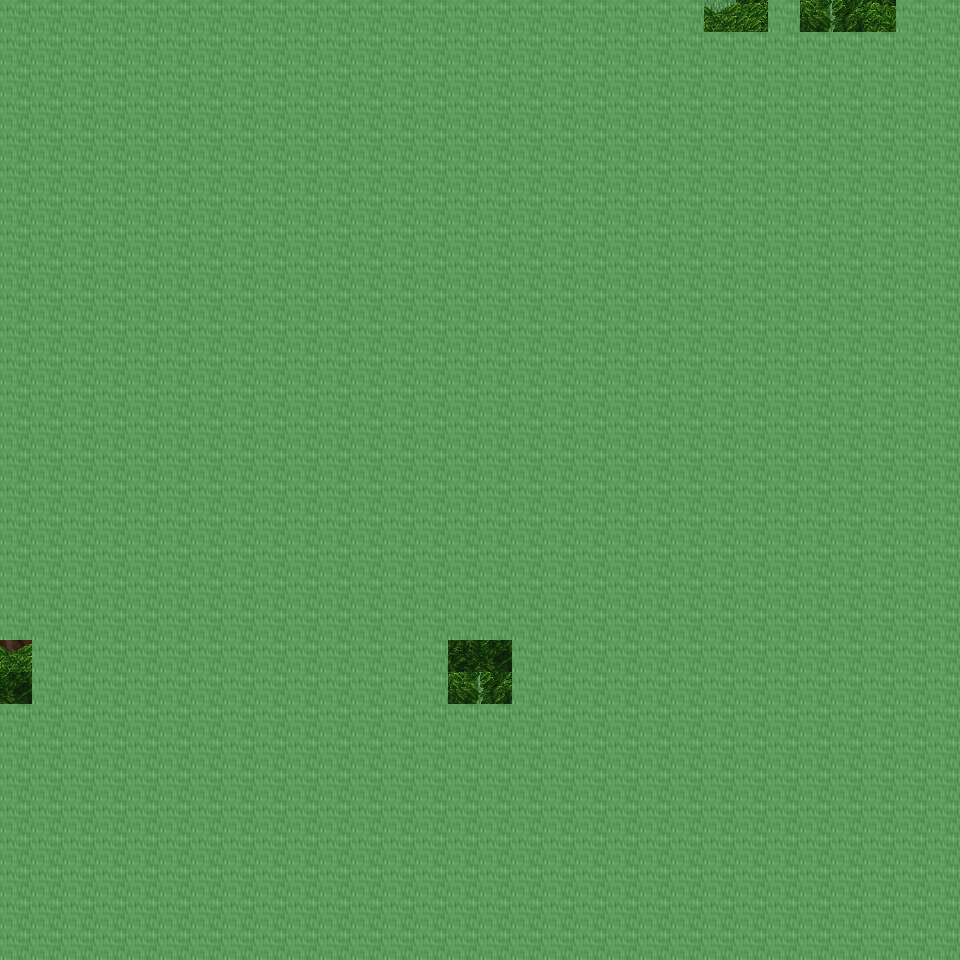

Rendered tile map (Tiled .tmx) drawn with the repository's tilesets; below, a short description and the map source with its tile grids summarised:
An orthogonal 30x30 tile map with 32x32 px tiles, 6 tile layers (Ground, Object, Object2, Above, ...), 19 tilesets and 3 objects (3x mapExit).

<map version="1.0" orientation="orthogonal" renderorder="right-down" width="30" height="30" tilewidth="32" tileheight="32" nextobjectid="4">
  <tileset firstgid="1" name="tileset_ground_ground" tilewidth="32" tileheight="32" tilecount="33" columns="3">
    <image source="../drawable/tileset_ground_ground.png" width="96" height="352" />
  </tileset>
  <tileset firstgid="34" name="tileset_plant_grasses" tilewidth="32" tileheight="32" tilecount="6" columns="3">
    <image source="../drawable/tileset_plant_grasses.png" width="96" height="64" />
  </tileset>
  <tileset firstgid="40" name="tileset_plant_flower_daisy_blue" tilewidth="32" tileheight="32" tilecount="8" columns="2">
    <image source="../drawable/tileset_plant_flower_daisy_blue.png" width="64" height="128" />
  </tileset>
  <tileset firstgid="48" name="tileset_plant_flower_daisy_yellow" tilewidth="32" tileheight="32" tilecount="8" columns="2">
    <image source="../drawable/tileset_plant_flower_daisy_yellow.png" width="64" height="128" />
  </tileset>
  <tileset firstgid="56" name="tileset_plant_flower_daisy_red" tilewidth="32" tileheight="32" tilecount="8" columns="2">
    <image source="../drawable/tileset_plant_flower_daisy_red.png" width="64" height="128" />
  </tileset>
  <tileset firstgid="64" name="tileset_plant_flower_daisy_white" tilewidth="32" tileheight="32" tilecount="8" columns="2">
    <image source="../drawable/tileset_plant_flower_daisy_white.png" width="64" height="128" />
  </tileset>
  <tileset firstgid="72" name="tileset_logic_collision" tilewidth="32" tileheight="32" tilecount="1" columns="1">
    <image source="../drawable/tileset_logic_collision.png" width="32" height="32" />
  </tileset>
  <tileset firstgid="73" name="tileset_plant_tree_tree_green" tilewidth="32" tileheight="32" tilecount="88" columns="8">
    <image source="../drawable/tileset_plant_tree_tree_green.png" width="256" height="352" />
  </tileset>
  <tileset firstgid="161" name="tileset_logic_item_resources" tilewidth="32" tileheight="32" tilecount="6" columns="6">
    <image source="../drawable/tileset_logic_item_resources.png" width="192" height="32" />
  </tileset>
  <tileset firstgid="167" name="tileset_item_statue_broken_green_column" tilewidth="32" tileheight="32" tilecount="2" columns="1">
    <image source="../drawable/tileset_item_statue_broken_green_column.png" width="32" height="64" />
  </tileset>
  <tileset firstgid="169" name="tileset_plant_tree_spruce" tilewidth="32" tileheight="32" tilecount="6" columns="2">
    <image source="../drawable/tileset_plant_tree_spruce.png" width="64" height="96" />
  </tileset>
  <tileset firstgid="175" name="tileset_plant_tree_pine_snowy" tilewidth="32" tileheight="32" tilecount="6" columns="2">
    <image source="../drawable/tileset_plant_tree_pine_snowy.png" width="64" height="96" />
  </tileset>
  <tileset firstgid="181" name="tileset_logic_creature_ent" tilewidth="32" tileheight="32" tilecount="4" columns="4">
    <image source="../drawable/tileset_logic_creature_ent.png" width="128" height="32" />
  </tileset>
  <tileset firstgid="185" name="tileset_logic_item_mushroom" tilewidth="32" tileheight="32" tilecount="6" columns="6">
    <image source="../drawable/tileset_logic_item_mushroom.png" width="192" height="32" />
  </tileset>
  <tileset firstgid="191" name="tileset_plant_star_shaped_plants" tilewidth="32" tileheight="32" tilecount="6" columns="2">
    <image source="../drawable/tileset_plant_star_shaped_plants.png" width="64" height="96" />
  </tileset>
  <tileset firstgid="197" name="tileset_plant_tree_tree_darkgreen" tilewidth="32" tileheight="32" tilecount="88" columns="8">
    <image source="../drawable/tileset_plant_tree_tree_darkgreen.png" width="256" height="352" />
  </tileset>
  <tileset firstgid="285" name="tileset_plant_stump_stump_pale_brown" tilewidth="32" tileheight="32" tilecount="4" columns="2">
    <image source="../drawable/tileset_plant_stump_stump_pale_brown.png" width="64" height="64" />
  </tileset>
  <tileset firstgid="289" name="tileset_plant_tree_umbrella_thorn" tilewidth="32" tileheight="32" tilecount="18" columns="6">
    <image source="../drawable/tileset_plant_tree_umbrella_thorn.png" width="192" height="96" />
  </tileset>
  <tileset firstgid="307" name="tileset_logic_item_fruits" tilewidth="32" tileheight="32" tilecount="16" columns="8">
    <image source="../drawable/tileset_logic_item_fruits.png" width="256" height="64" />
  </tileset>
  <layer name="Ground" width="30" height="30">
    <data>[900 cells, 900 non-empty, 1 distinct tile ids]</data>
  </layer>
  <layer name="Object" width="30" height="30">
    <data>[900 cells, 6 non-empty, 6 distinct tile ids]</data>
  </layer>
  <layer name="Object2" width="30" height="30">
    <data>[900 cells, 0 non-empty, 0 distinct tile ids]</data>
  </layer>
  <layer name="Above" width="30" height="30">
    <data>[900 cells, 899 non-empty, 13 distinct tile ids]</data>
  </layer>
  <layer name="Above2" width="30" height="30">
    <data>[900 cells, 0 non-empty, 0 distinct tile ids]</data>
  </layer>
  <layer name="Walkable" width="30" height="30">
    <data>[900 cells, 889 non-empty, 1 distinct tile ids]</data>
  </layer>
  <objectgroup name="MapEvents">
    <object id="1" name="north" type="mapExit" x="704" y="0" width="64" height="32">
      <properties>
        <property name="map" value="level_0_x103_y145" />
        <property name="x" value="22" />
        <property name="y" value="28" />
      </properties>
    </object>
    <object id="2" name="north2" type="mapExit" x="800" y="0" width="96" height="32">
      <properties>
        <property name="map" value="level_0_x103_y145" />
        <property name="x" value="25" />
        <property name="y" value="28" />
      </properties>
    </object>
    <object id="3" name="west" type="mapExit" x="0" y="640" width="32" height="64">
      <properties>
        <property name="map" value="level_0_x102_y146" />
        <property name="x" value="28" />
        <property name="y" value="20" />
      </properties>
    </object>
  </objectgroup>
</map>
